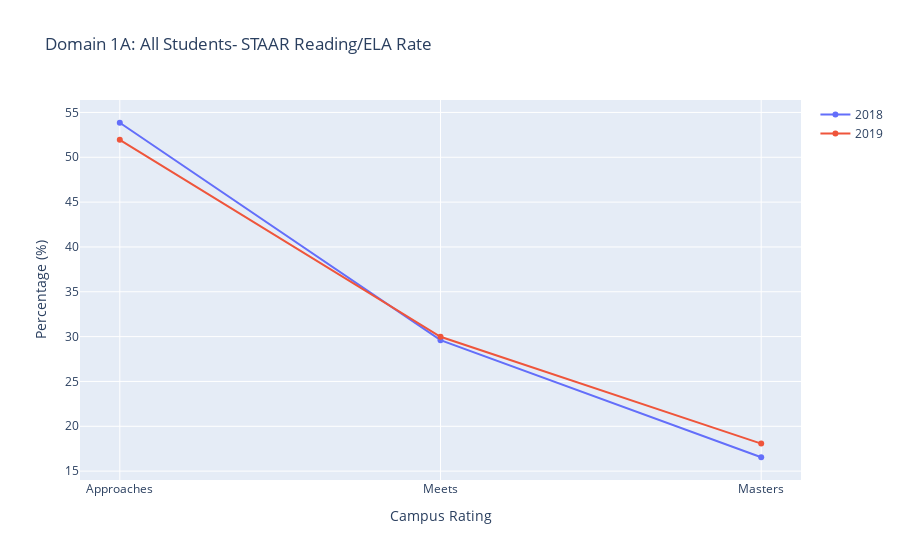

The notebook cell saved with this chart:
### Code cell
import plotly.graph_objs as go

# Define the parameters and their average values for each year
parameters = ['Approaches', 'Meets', 'Masters']
average_values_2018 = [average_value_app18, average_value_me18, average_value_ma18]
average_values_2019 = [average_value_app, average_value_me, average_value_ma]

# Calculate the percentage values
total_values_2018 = sum(average_values_2018)
total_values_2019 = sum(average_values_2019)
percentage_values_2018 = [value / total_values_2018 * 100 for value in average_values_2018]
percentage_values_2019 = [value / total_values_2019 * 100 for value in average_values_2019]

# Create trace for 2018
trace_2018 = go.Scatter(x=parameters, y=percentage_values_2018, mode='lines+markers', name='2018',
                        text=[f'{value:.2f}%' for value in percentage_values_2018], hoverinfo='text')

# Create trace for 2019
trace_2019 = go.Scatter(x=parameters, y=percentage_values_2019, mode='lines+markers', name='2019',
                        text=[f'{value:.2f}%' for value in percentage_values_2019], hoverinfo='text')

# Define layout
layout = go.Layout(title='Domain 1A: All Students- STAAR Reading/ELA Rate', xaxis=dict(title='Campus Rating'),
                   yaxis=dict(title='Percentage (%)'))

# Create figure
fig = go.Figure(data=[trace_2018, trace_2019], layout=layout)

# Show plot
fig.show()

### Figure 1 — Plotly figure (JSON) as saved in the notebook; plotly's stock layout.template omitted (floating-point values rounded to 4 significant figures)
{"data": [{"hoverinfo": "text", "mode": "lines+markers", "name": "2018", "text": ["53.85%", "29.60%", "16.55%"], "type": "scatter", "x": ["Approaches", "Meets", "Masters"], "y": [53.85, 29.6, 16.55]}, {"hoverinfo": "text", "mode": "lines+markers", "name": "2019", "text": ["51.95%", "29.98%", "18.07%"], "type": "scatter", "x": ["Approaches", "Meets", "Masters"], "y": [51.95, 29.98, 18.07]}], "layout": {"title": {"text": "Domain 1A: All Students- STAAR Reading/ELA Rate"}, "xaxis": {"title": {"text": "Campus Rating"}}, "yaxis": {"title": {"text": "Percentage (%)"}}}}
